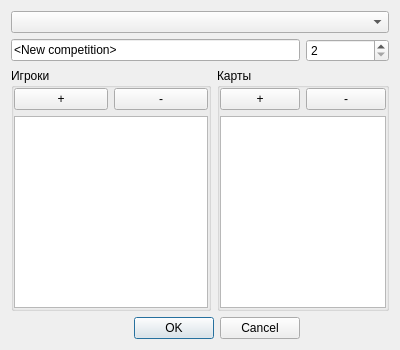
<?xml version="1.0" encoding="UTF-8"?>
<ui version="4.0">
 <class>competitiondialog</class>
 <widget class="QDialog" name="competitiondialog">
  <property name="geometry">
   <rect>
    <x>0</x>
    <y>0</y>
    <width>400</width>
    <height>273</height>
   </rect>
  </property>
  <property name="windowTitle">
   <string>Dialog</string>
  </property>
  <layout class="QGridLayout" name="gridLayout_3">
   <item row="1" column="0" colspan="2">
    <widget class="QLineEdit" name="leName">
     <property name="text">
      <string>&lt;New competition&gt;</string>
     </property>
    </widget>
   </item>
   <item row="2" column="0">
    <widget class="QGroupBox" name="gbPlayers">
     <property name="sizePolicy">
      <sizepolicy hsizetype="Preferred" vsizetype="MinimumExpanding">
       <horstretch>0</horstretch>
       <verstretch>0</verstretch>
      </sizepolicy>
     </property>
     <property name="title">
      <string>Игроки</string>
     </property>
     <layout class="QGridLayout" name="gridLayout">
      <property name="margin">
       <number>0</number>
      </property>
      <item row="1" column="0">
       <widget class="QPushButton" name="pbAddPlayer">
        <property name="text">
         <string>+</string>
        </property>
       </widget>
      </item>
      <item row="1" column="1">
       <widget class="QPushButton" name="pbRemPlayer">
        <property name="text">
         <string>-</string>
        </property>
       </widget>
      </item>
      <item row="2" column="0" colspan="2">
       <widget class="QListWidget" name="lwPlayers">
        <property name="dragDropMode">
         <enum>QAbstractItemView::InternalMove</enum>
        </property>
        <property name="selectionMode">
         <enum>QAbstractItemView::MultiSelection</enum>
        </property>
       </widget>
      </item>
     </layout>
    </widget>
   </item>
   <item row="2" column="1" colspan="2">
    <widget class="QGroupBox" name="gbMaps">
     <property name="sizePolicy">
      <sizepolicy hsizetype="Preferred" vsizetype="MinimumExpanding">
       <horstretch>0</horstretch>
       <verstretch>0</verstretch>
      </sizepolicy>
     </property>
     <property name="title">
      <string>Карты</string>
     </property>
     <layout class="QGridLayout" name="gridLayout_2">
      <property name="margin">
       <number>0</number>
      </property>
      <item row="1" column="0">
       <widget class="QPushButton" name="pbAddMap">
        <property name="text">
         <string>+</string>
        </property>
       </widget>
      </item>
      <item row="1" column="1">
       <widget class="QPushButton" name="pbRemMap">
        <property name="text">
         <string>-</string>
        </property>
       </widget>
      </item>
      <item row="2" column="0" colspan="2">
       <widget class="QListWidget" name="lwMaps">
        <property name="dragDropMode">
         <enum>QAbstractItemView::InternalMove</enum>
        </property>
        <property name="selectionMode">
         <enum>QAbstractItemView::MultiSelection</enum>
        </property>
       </widget>
      </item>
     </layout>
    </widget>
   </item>
   <item row="3" column="0" colspan="2">
    <widget class="QDialogButtonBox" name="buttonBox">
     <property name="orientation">
      <enum>Qt::Horizontal</enum>
     </property>
     <property name="standardButtons">
      <set>QDialogButtonBox::Cancel|QDialogButtonBox::Ok</set>
     </property>
    </widget>
   </item>
   <item row="0" column="0" colspan="3">
    <widget class="QComboBox" name="comboBox"/>
   </item>
   <item row="1" column="2">
    <widget class="QSpinBox" name="spinBox">
     <property name="minimum">
      <number>2</number>
     </property>
    </widget>
   </item>
  </layout>
 </widget>
 <resources/>
 <connections>
  <connection>
   <sender>buttonBox</sender>
   <signal>accepted()</signal>
   <receiver>competitiondialog</receiver>
   <slot>accept()</slot>
   <hints>
    <hint type="sourcelabel">
     <x>248</x>
     <y>254</y>
    </hint>
    <hint type="destinationlabel">
     <x>157</x>
     <y>274</y>
    </hint>
   </hints>
  </connection>
  <connection>
   <sender>buttonBox</sender>
   <signal>rejected()</signal>
   <receiver>competitiondialog</receiver>
   <slot>reject()</slot>
   <hints>
    <hint type="sourcelabel">
     <x>316</x>
     <y>260</y>
    </hint>
    <hint type="destinationlabel">
     <x>286</x>
     <y>274</y>
    </hint>
   </hints>
  </connection>
 </connections>
</ui>
